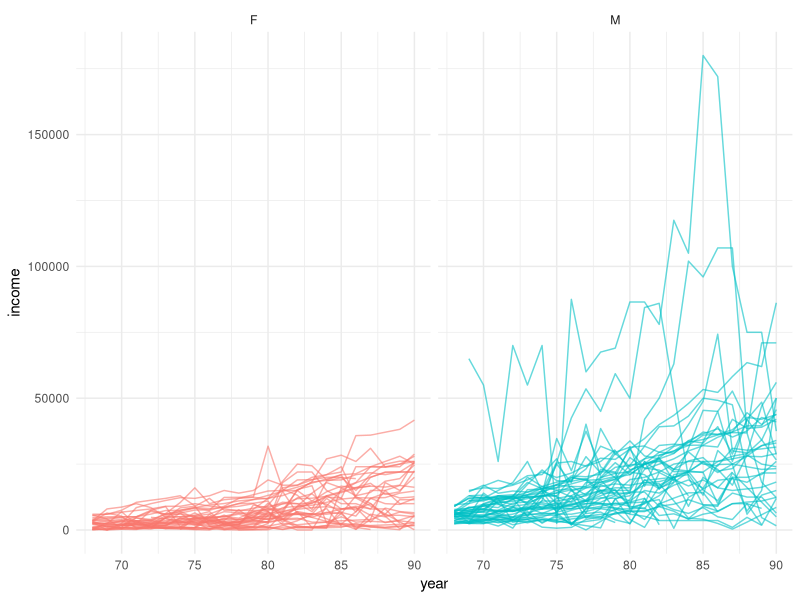
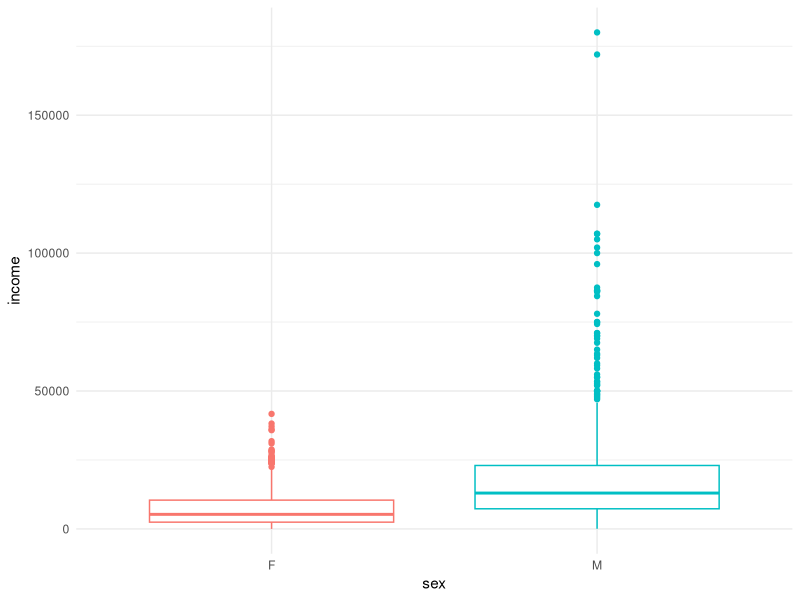
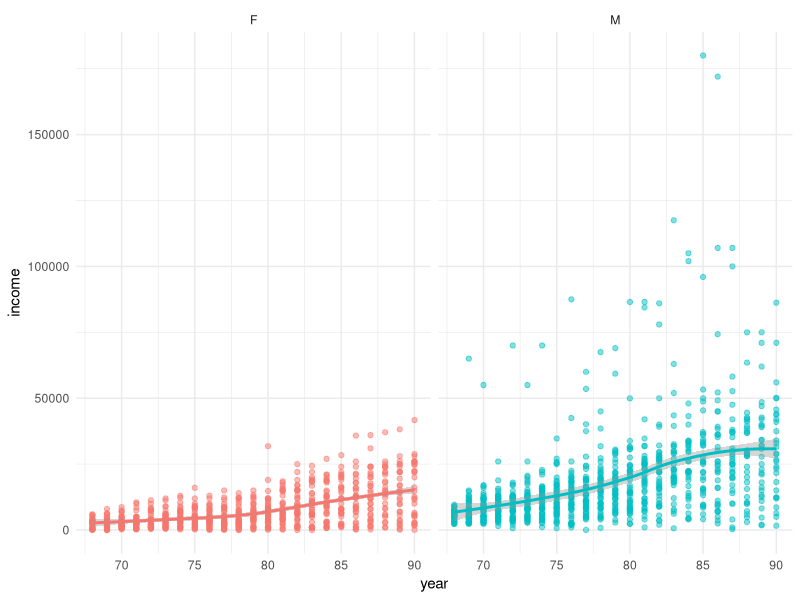
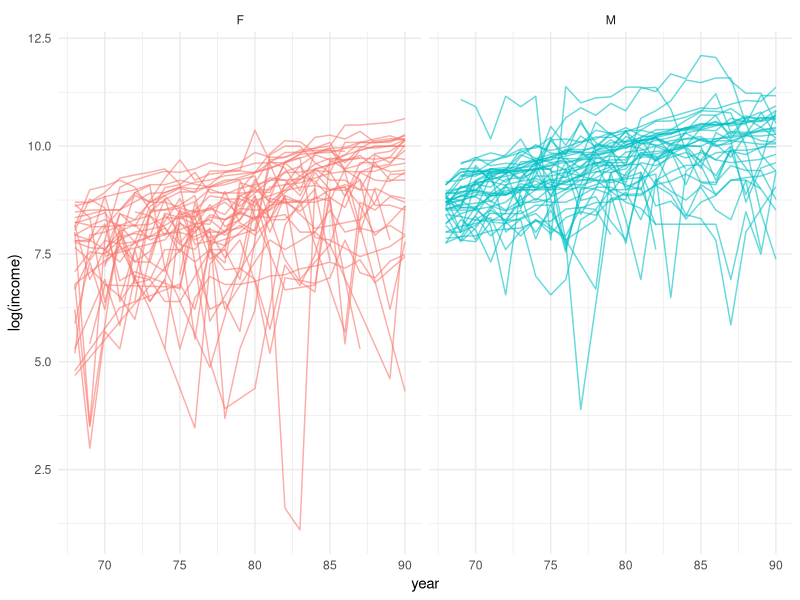
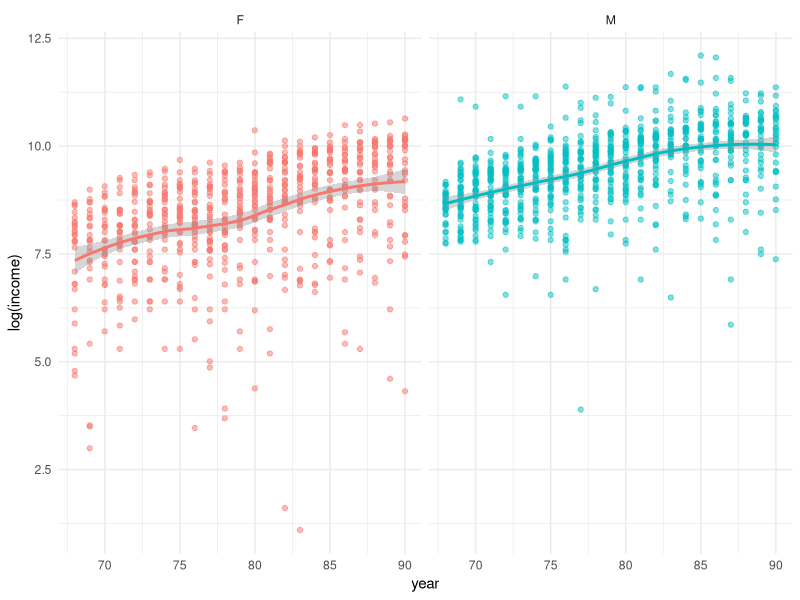
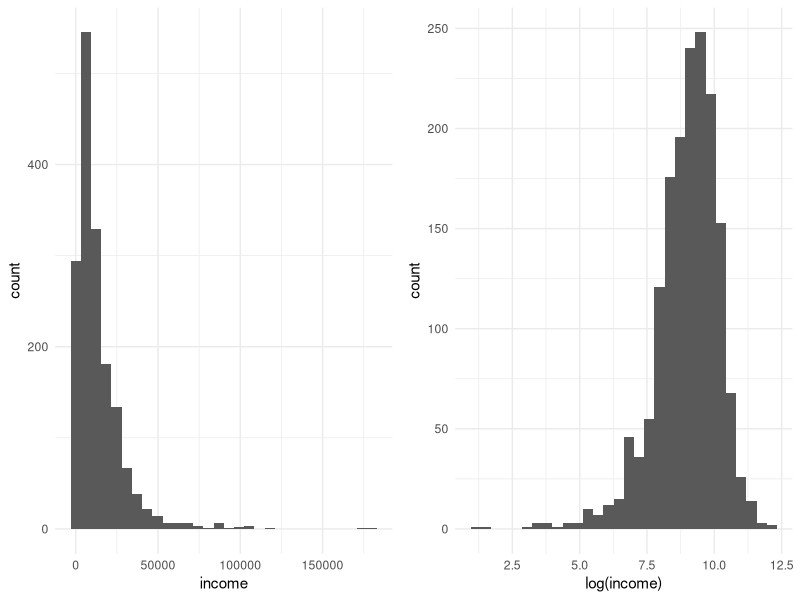
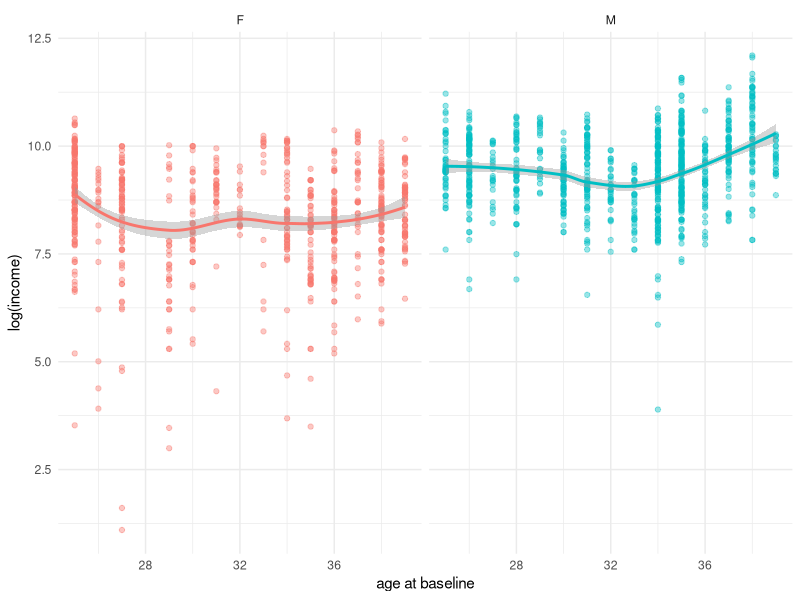
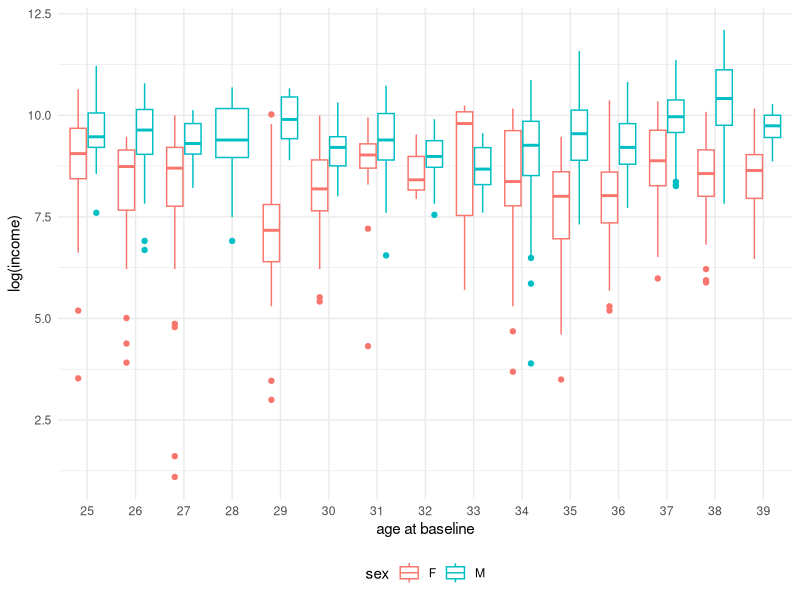

These charts were generated, in order, by the following R code:
## ---- chunk 1
knitr::opts_chunk$set(echo = TRUE)
## ---- chunk 2
library(tidyverse)
library(nlme)
library(gridExtra)
library(corrplot)
## ---- chunk 3
dat <- read.table("income1968.dat", header = TRUE, stringsAsFactors = TRUE)
dat <- within(dat, person <- factor(person))

str(dat)
summary(dat)
## ---- chunk 4
ggplot(dat, aes(x = year, y = income, group = person, col = sex)) +
  geom_line(alpha = 0.6) +
  facet_wrap(facet = ~ sex) +
  theme_minimal() +
  guides(col = "none")
## ---- chunk 5
ggplot(dat, aes(x = sex, y = income, col = sex)) +
  geom_boxplot() +
  theme_minimal() +
  guides(col = "none")
## ---- chunk 6
ggplot(dat, aes(x = year, y = income, col = sex)) +
  geom_point(alpha = 0.5) +
  geom_smooth(method = "loess") +
  facet_wrap(facet = ~ sex) +
  theme_minimal() +
  guides(col = "none")
## ---- chunk 7
ggplot(dat, aes(x = year, y = log(income), group = person, col = sex)) +
  geom_line(alpha = 0.6) +
  facet_wrap(facet = ~ sex) +
  theme_minimal() +
  guides(col = "none")

ggplot(dat, aes(x = year, y = log(income), col = sex)) +
  geom_point(alpha = 0.5) +
  geom_smooth(method = "loess") +
  facet_wrap(facet = ~ sex) +
  theme_minimal() +
  guides(col = "none")

income_hist <- ggplot(dat, aes(x = income)) +
  geom_histogram() +
  theme_minimal()

log_income_hist <- ggplot(dat, aes(x = log(income))) +
  geom_histogram() +
  theme_minimal()

grid.arrange(income_hist, log_income_hist, nrow = 1)
## ---- chunk 8
ggplot(dat, aes(x = age, y = log(income), col = sex)) +
  geom_point(alpha = 0.4) +
  geom_smooth(method = "loess") +
  labs(x = "age at baseline") +
  facet_wrap(facet = "sex") +
  theme_minimal() +
  guides(col = "none")

ggplot(dat, aes(x = factor(age), y = log(income), col = sex)) +
  geom_boxplot() +
  labs(x = "age at baseline") +
  theme_minimal() +
  theme(legend.position = "bottom")
## ---- chunk 9
ggplot(dat, aes(x = educ, y = log(income), col = sex)) +
  geom_point(alpha = 0.4) +
  geom_smooth(method = "loess") +
  facet_wrap(facet = ~ sex) +
  labs(x = "years of education") +
  theme_minimal() +
  guides(col = "none")

ggplot(dat, aes(x = factor(educ), y = log(income), col = sex)) +
  geom_boxplot() +
  labs(x = "years of education") +
  theme_minimal() +
  theme(legend.position = "bottom")
## ---- chunk 10
dat_wide <- pivot_wider(dat, names_from = "year", values_from = "income")
dat_wide[, 5:27] <- log(dat_wide[, 5:27])

corrplot(cor(dat_wide[, 5:27], use = "na.or.complete"),
         method = "number",
         type = "upper")
## ---- chunk 11
dat <- within(dat, log_income <- log(income))
dat <- within(dat, cyear <- factor(year))

fit1 <- lme(
  log_income ~ sex * cyear,
  random = ~ 1 | person,
  correlation = corCAR1(form = ~ year | person),
  weights = varIdent(form = ~ 1),
  data = dat,
  na.action = na.omit,
  method = "REML"
)
## ---- chunk 12
fit2 <- lme(
  log_income ~ sex * cyear,
  random = ~ 1 | person,
  correlation = NULL,
  weights = NULL,
  data = dat,
  na.action = na.omit,
  method = "REML"
)

anova(fit1, fit2)
## ---- chunk 13
fit1 <- lme(
  log_income ~ sex * cyear,
  random = ~ 1 | person,
  correlation = corCAR1(form = ~ year | person),
  weights = varIdent(form = ~ 1),
  data = dat,
  na.action = na.omit,
  method = "ML" # refit first model with ML
)

fit3 <- lme(
  log_income ~ sex * year,
  random = ~ 1 | person,
  correlation = corCAR1(form = ~ year | person),
  weights = NULL,
  data = dat,
  na.action = na.omit,
  method = "ML"
)

anova(fit1, fit3)
## ---- chunk 14
fit1 <- lme(
  log_income ~ sex * year,
  random = ~ 1 | person,
  correlation = corAR1(form = ~ year | person),
  weights = NULL,
  data = dat,
  na.action = na.omit,
  method = "REML"
)

fit5 <- lme(
  log_income ~ sex * year,
  random = ~ year | person,
  correlation = corAR1(form = ~ year | person),
  weights = NULL,
  data = dat,
  na.action = na.omit,
  method = "REML"
)

lrr <- logLik(fit1)
lrf <- logLik(fit5)
lr <- as.numeric(-2 * (lrr - lrf))
df1 <- 1 # right degrees of freedom????
df2 <- 2
p1 <- pchisq(lr, df1, lower.tail = FALSE)
p2 <- pchisq(lr, df2, lower.tail = FALSE)
p <- (p1 + p2) * 0.5
lrt <- data.frame(
  lr = lr,
  df1 = df1,
  df2 = df2,
  p = p
)
lrt
## ---- chunk 15
AIC(fit1, fit5)
## ---- chunk 16
coef(summary(fit5))
## ---- chunk 17
VarCorr(fit5)
## ---- chunk 18
blups <- as.data.frame(as.matrix(ranef(fit5)))
blups$Subject <- row.names(blups)

ggplot(blups, aes(x = `(Intercept)`, y = year, label = Subject)) +
  geom_text() + 
  labs(x = "Intercept", y = "Year") +
  theme_minimal()
## ---- chunk 19
fit6 <- lme(
  log_income ~ sex * year,
  random = list(person = pdDiag(form = ~ year)),
  correlation = corCAR1(form = ~ year | person),
  weights = NULL,
  data = dat,
  na.action = na.omit,
  method = "REML"
)

AIC(fit5, fit6)
## ---- chunk 20
# linear vs quadratic
fit6_ml <- lme(
  log_income ~ sex * year,
  random = list(person = pdDiag(form = ~ year)),
  correlation = corCAR1(form = ~ year | person),
  data = dat, na.action = na.omit, method = "ML"
)
fit_quad_ml <- lme(
  log_income ~ sex * year + I(year^2),
  random = list(person = pdDiag(form = ~ year)),
  correlation = corCAR1(form = ~ year | person),
  data = dat, na.action = na.omit, method = "ML"
)
anova(fit6_ml, fit_quad_ml)
AIC(fit6_ml, fit_quad_ml)

## ---- chunk 21
# Piecewise linear  (knot at year 75 but don't think it's necessary)
dat <- within(dat, year_75 <- pmax(year - 75, 0))

fit_spl_ml <- lme(
  log_income ~ sex * year + year_75,
  random = list(person = pdDiag(form = ~ year)),
  correlation = corCAR1(form = ~ year | person),
  data = dat, na.action = na.omit, method = "ML"
)

anova(fit6_ml, fit_spl_ml)
AIC(fit6_ml, fit_spl_ml)

## ---- chunk 22
#Test if age and educ should be included in the model.
fit_cov_ml <- lme(
  log_income ~ sex * year + age + educ,
  random = list(person = pdDiag(form = ~ year)),
  correlation = corCAR1(form = ~ year | person),
  data = dat, na.action = na.omit, method = "ML"
)

anova(fit6_ml, fit_cov_ml)  


# Results previous analysis significant-> Age and educ interaction with year test
fit_inter_ml <- lme(
  log_income ~ sex * year + age * year + educ * year,
  random = list(person = pdDiag(form = ~ year)),
  correlation = corCAR1(form = ~ year | person),
  data = dat, na.action = na.omit, method = "ML"
)

anova(fit_cov_ml, fit_inter_ml) 

# REML for inference
fit_final <- lme(
  log_income ~ sex * year + age + educ,
  random = list(person = pdDiag(form = ~ year)),
  correlation = corCAR1(form = ~ year | person),
  data = dat, na.action = na.omit, method = "REML"
)

coef(summary(fit_final))
anova(fit_final, type = "marginal")
## ---- chunk 23

dat$pred_log <- predict(fit_final, level = 0)

ggplot(dat, aes(x = year, y = pred_log, colour = sex)) +
  stat_summary(fun = mean, geom = "line", linewidth = 1.3) +
  scale_colour_manual(values = c("F" = "coral", "M" = "steelblue"),
                      labels = c("Female", "Male")) +
  labs(x = "year", y = "Pred log(income)",
       title = "Predicted log(income) by sex",
       colour = "Sex") +
  theme_minimal()
